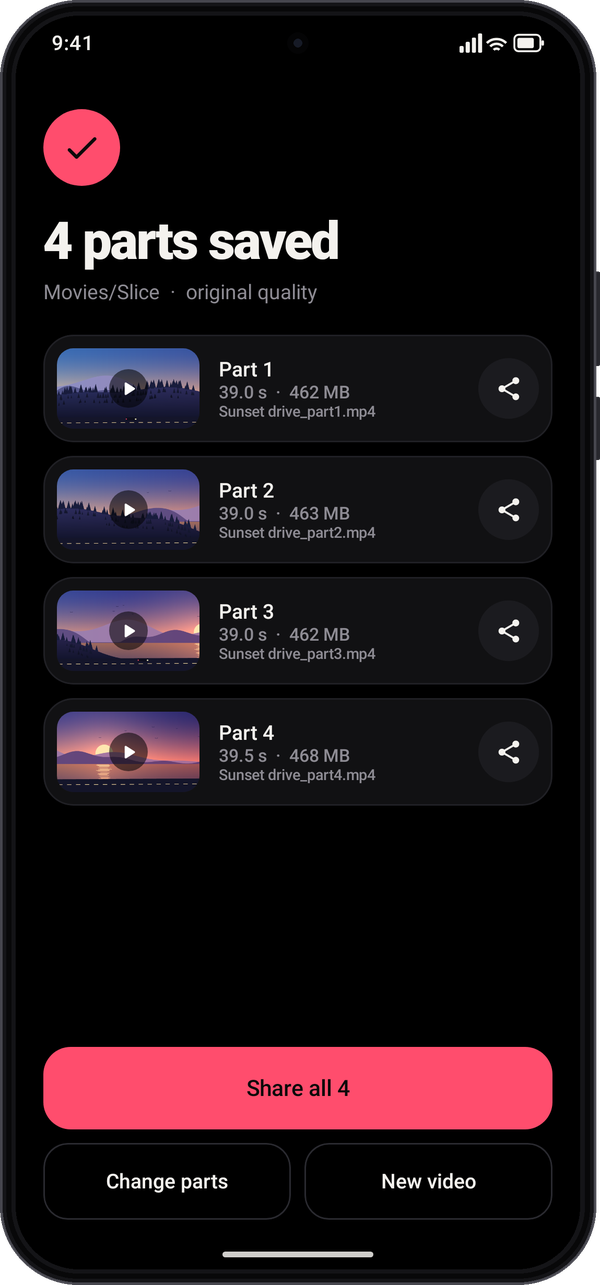
#> input picture docs/screens/done.png, 600 x 1285 px, found by its file name
$ python -i make_art.py   (imports and definitions only)
#> lines starting #> are read from the running program, lines starting #| are printed output that depends on the picture; after the words box and inside, x2 and y2 are one past the last pixel; in counts of white or black regions, pixels touching at a corner belong together
"""Builds the README artwork from the rendered app screens.

1. Render the real screens (Robolectric, no phone needed):
   ./gradlew :app:testDebugUnitTest --tests '*ReadmeScreenshots*' -Pscreenshots=docs/screens/raw
2. python docs/tools/make_art.py
   → docs/screens/*.png (framed phones) and docs/art/*.png (hero, button, diagrams)

Uses Inter if found (set SLICE_FONT to a .ttf to choose), else Segoe UI.
"""
import math, os
from PIL import Image, ImageDraw, ImageFilter, ImageFont

ROOT = os.path.dirname(os.path.dirname(os.path.dirname(os.path.abspath(__file__))))
RAW = os.path.join(ROOT, "docs", "screens", "raw")
SCREENS = os.path.join(ROOT, "docs", "screens")
ART = os.path.join(ROOT, "docs", "art")
# [1 line not run here, left out]

BG = (11, 11, 13)
SURF = (22, 22, 26)
SURF2 = (36, 36, 42)
LINE = (52, 52, 60)
TEXT = (244, 242, 238)
MUTED = (142, 140, 148)
ACC = (255, 77, 109)
ACC_DIM = (122, 38, 56)
WARN = (255, 193, 69)

# [5 lines that did not run here, left out]

S = 2  # draw at 2x, scale down at the end for smooth edges


def font(size, weight=400):
    f = ImageFont.truetype(FONT_PATH, int(size * S))
    try:
        f.set_variation_by_axes([min(32, max(14, size / 2)), weight])
    except Exception:
        if weight >= 600 and "segoeui" in FONT_PATH.lower():
            f = ImageFont.truetype(FONT_PATH.replace("segoeui.ttf", "segoeuib.ttf"), int(size * S))
    return f


class Art:
    def __init__(self, w, h, bg=BG):
        self.w, self.h = w, h
        self.im = Image.new("RGBA", (w * S, h * S), bg + (255,) if len(bg) == 3 else bg)
        self.d = ImageDraw.Draw(self.im)

    def rr(self, x0, y0, x1, y1, r, fill=None, outline=None, width=1):
        self.d.rounded_rectangle([x0 * S, y0 * S, x1 * S, y1 * S], r * S, fill=fill, outline=outline, width=int(width * S))

    # [13 lines left out: function line, not called in this run]

    def circle(self, cx, cy, r, fill=None, outline=None, width=1):
        self.d.ellipse([(cx - r) * S, (cy - r) * S, (cx + r) * S, (cy + r) * S], fill=fill, outline=outline, width=int(width * S))

    def poly(self, pts, fill):
        self.d.polygon([(x * S, y * S) for x, y in pts], fill=fill)

    def text(self, x, y, s, f, fill, anchor="la"):
        self.d.text((x * S, y * S), s, font=f, fill=fill, anchor=anchor)
        return self.d.textlength(s, font=f) / S

    def tlen(self, s, f):
        return self.d.textlength(s, font=f) / S

    def arrow(self, x0, y, x1, col, width=3):
        self.line([(x0, y), (x1 - 4, y)], col, width)
        self.poly([(x1, y), (x1 - 14, y - 8), (x1 - 14, y + 8)], col)

    def paste(self, img, x, y):
        self.im.alpha_composite(img.resize((img.width * S, img.height * S), Image.LANCZOS) if S != 1 else img, (int(x * S), int(y * S)))

    # [10 lines left out: functions save, glow, not called in this run]


# ------------------------------------------------------------------ phone frames

def phone(name, width):
    """A screen in a phone body: dark frame, thin edge, punch-hole camera, side buttons."""
    scr = Image.open(os.path.join(RAW, name + ".png")).convert("RGBA")
    sw, sh = scr.size
    pad, r_body, r_scr = 30, 150, 120
    W, H = sw + 2 * pad + 8, sh + 2 * pad
    im = Image.new("RGBA", (W, H), (0, 0, 0, 0))
    d = ImageDraw.Draw(im)
    # side buttons
    d.rounded_rectangle([W - 10, 520, W, 700], 4, fill=(40, 40, 46))
    d.rounded_rectangle([W - 10, 760, W, 880], 4, fill=(40, 40, 46))
    d.rounded_rectangle([0, 0, W - 8, H - 1], r_body, fill=(20, 20, 23), outline=(70, 70, 78), width=5)
    d.rounded_rectangle([12, 12, W - 20, H - 13], r_body - 12, outline=(8, 8, 9), width=10)
    mask = Image.new("L", (sw, sh), 0)
    ImageDraw.Draw(mask).rounded_rectangle([0, 0, sw - 1, sh - 1], r_scr, fill=255)
    im.paste(scr, (pad, pad), mask)
    cx, cy = pad + sw // 2, pad + 52
    d.ellipse([cx - 20, cy - 20, cx + 20, cy + 20], fill=(4, 4, 5))
    d.ellipse([cx - 8, cy - 8, cx + 8, cy + 8], fill=(22, 26, 38))
    h = round(H * width / W)
    return im.resize((width, h), Image.LANCZOS)


def with_shadow(img, blur=30, alpha=150, dy=24):
    pad = blur * 2
    out = Image.new("RGBA", (img.width + 2 * pad, img.height + 2 * pad + dy), (0, 0, 0, 0))
    sh = Image.new("RGBA", out.size, (0, 0, 0, 0))
    a = img.split()[3].point(lambda v: v * alpha // 255)
    sh.paste((0, 0, 0, 255), (pad, pad + dy), a)
    out.alpha_composite(sh.filter(ImageFilter.GaussianBlur(blur)))
    out.alpha_composite(img, (pad, pad))
    return out, pad


# [2 lines not run here, left out]


# ------------------------------------------------------------------ logo (same geometry as the launcher icon)

# [18 lines left out: function logo, not called in this run]


# [1 line not run here, left out]


# ------------------------------------------------------------------ hero

hero = Art(2000, 1040)
# [3 lines not run here, left out]
# [1 line that did not run here, left out]
# [1 line that did not run here, left out]
# [1 line not run here, left out]
# [1 line that did not run here, left out]
# [2 lines not run here, left out]
# [1 line that did not run here, left out]
msg = "Every frame is copied as it is. Nothing is re-compressed."
# [1 line that did not run here, left out]
# [3 lines not run here, left out]
# [1 line that did not run here, left out]
x = 120
# [5 lines not run here, left out]

# [1 line that did not run here, left out]
back_r, _ = with_shadow(phone("done", 372), blur=26, alpha=170)
#> call 2 of phone, with name = 'done', width = 372
#> in phone, scr is the input picture: PIL image 600x1285 RGBA; mean R, G, B, A 30.2, 19, 23.6, 251.9
#> in phone (call 2), `im = Image.new("RGBA", (W, H), (0, 0, 0, 0))`: im: PIL image 668x1345 RGBA; every value is 0
#> in phone (call 2), `mask = Image.new("L", (sw, sh), 0)`: mask: PIL image 600x1285 L; every value is 0
#> in phone (call 2), `ImageDraw.Draw(mask).rounded_rectangle([0, 0, sw - 1, sh - 1], r_scr, ..`:
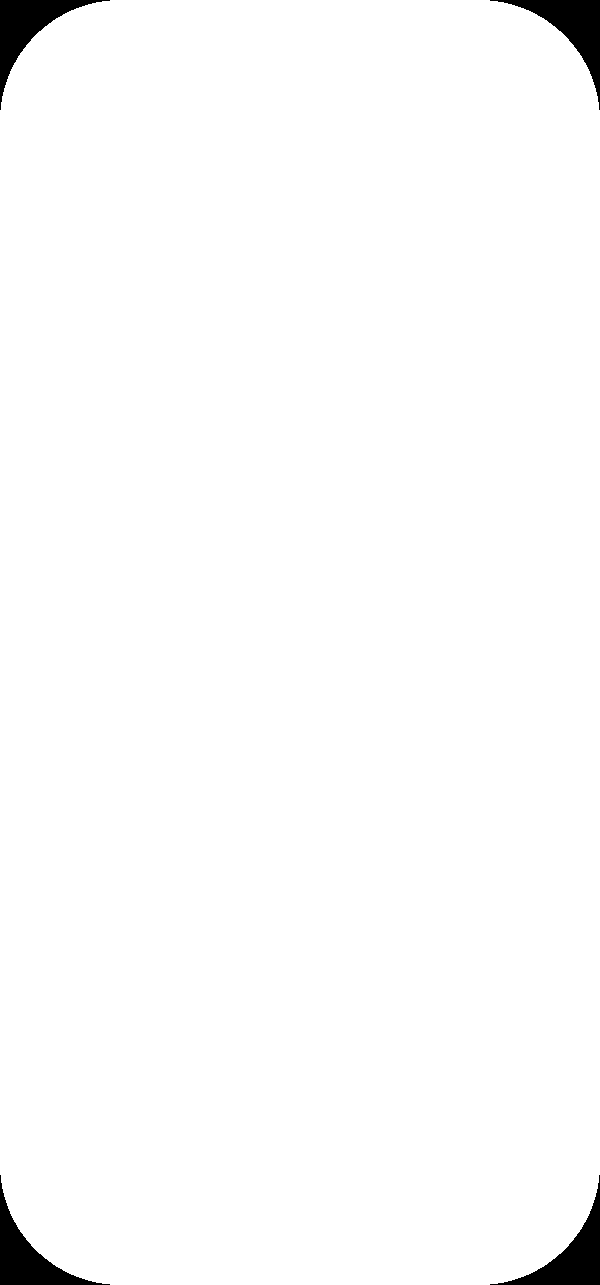
#> mask: PIL image 600x1285 L; 98.4% white; 4 black regions, box (x1, y1, x2, y2) and area: (0, 0, 110, 110) 3125, (490, 0, 600, 110) 3125, (0, 1175, 110, 1285) 3125, (490, 1175, 600, 1285) 3125
#> in phone (call 2), `return im.resize((width, h), Image.LANCZOS)`:
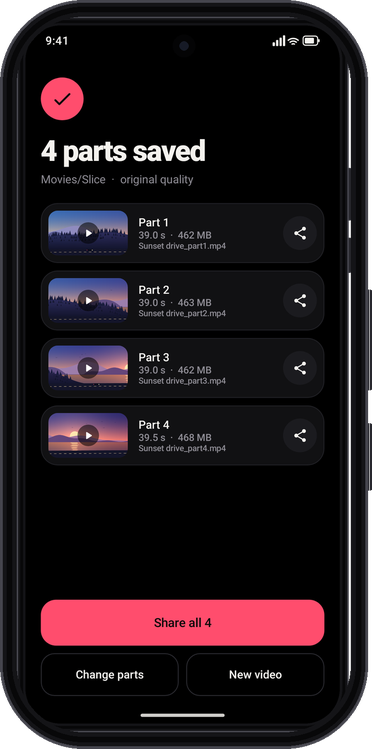
#> returned value: PIL image 372x749 RGBA; mean R, G, B, A 29.1, 19.4, 24, 246.3; transparent parts drawn white
#> in with_shadow, `pad = blur * 2`: pad = 52
#> in with_shadow, `out = Image.new("RGBA", (img.width + 2 * pad, img.height + 2 * pad + d..`: out: PIL image 476x877 RGBA; every value is 0
front, fpad = with_shadow(phone("parts", 420), blur=34, alpha=200)
#> call 3 of phone, with name = 'parts', width = 420
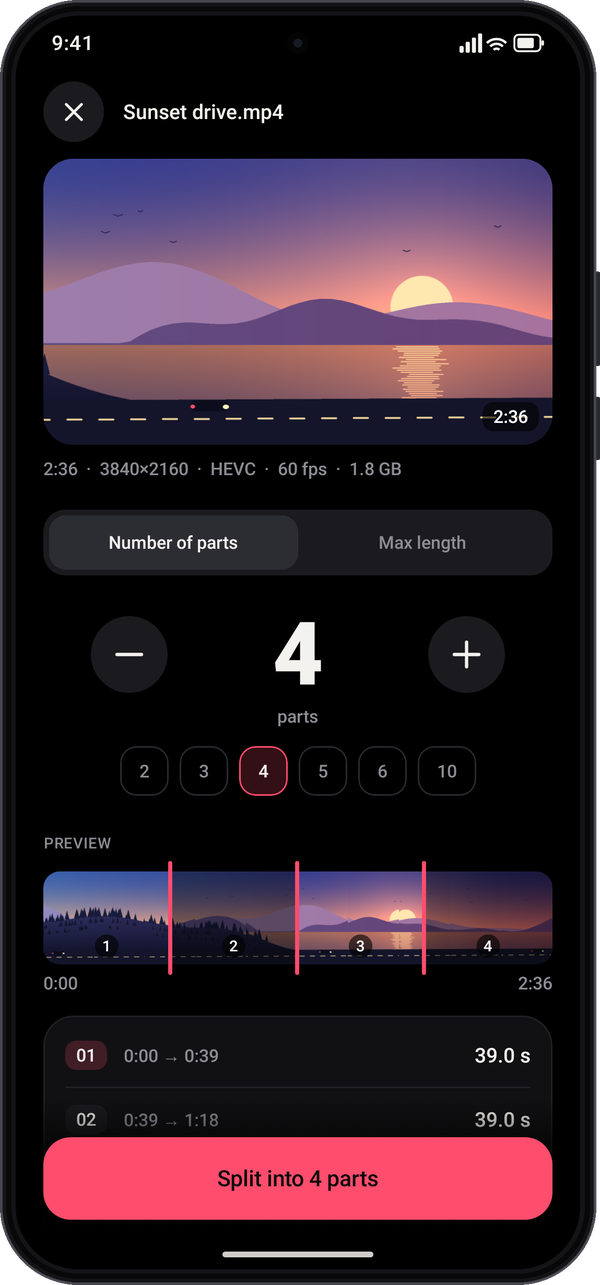
#> input picture docs/screens/parts.png, 600 x 1285 px, found by its file name
#> in phone, scr is the input picture: PIL image 600x1285 RGBA; mean R, G, B, A 48.6, 31.8, 41.6, 251.9
#> in phone (call 3), `im.paste(scr, (pad, pad), mask)`:
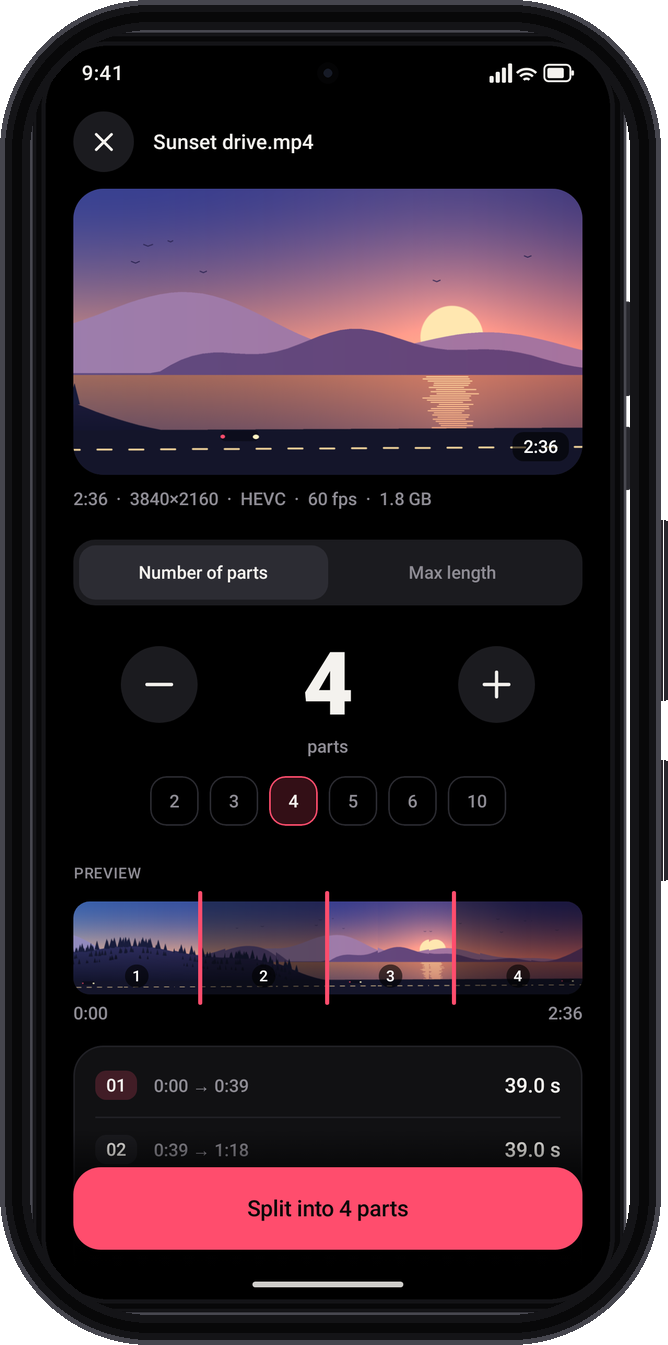
#> im: PIL image 668x1345 RGBA; mean R, G, B, A 44.5, 30.2, 38.9, 246.4; transparent parts drawn white
#> call 2 of with_shadow, with blur = 34, alpha = 200, dy = 24
#> in with_shadow (call 2), `pad = blur * 2`: pad = 68
#> in with_shadow (call 2), `out = Image.new("RGBA", (img.width + 2 * pad, img.height + 2 * pad + d..`: out: PIL image 556x1006 RGBA; every value is 0
#> in with_shadow (call 2), `out.alpha_composite(img, (pad, pad))`:
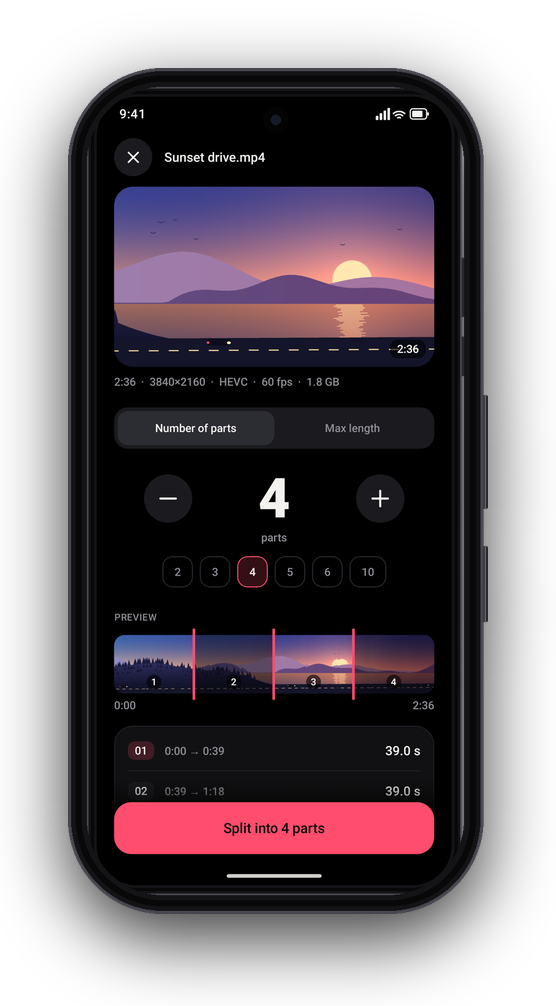
#> out: PIL image 556x1006 RGBA; mean R, G, B, A 28.3, 19.2, 24.8, 169; transparent parts drawn white
#> fpad = 68
# [4 lines not run here, left out]


# ------------------------------------------------------------------ download button

btn = Art(820, 150, (0, 0, 0, 0))
#> in __init__ (call 2), `self.im = Image.new("RGBA", (w * S, h * S), bg + (255,) if len(bg) == ..`: self.im: PIL image 1640x300 RGBA; every value is 0
# [1 line not run here, left out]
cx, cy = 92, 75
# [7 lines not run here, left out]


# ------------------------------------------------------------------ re-encode vs copy

cmp_ = Art(1800, 820)
# [1 line that did not run here, left out]
# [1 line that did not run here, left out]
# [1 line that did not run here, left out]


# [24 lines left out: function lane, not called in this run]


# [5 lines not run here, left out]


# ------------------------------------------------------------------ keyframes diagram

kf = Art(1800, 700)
N, fw, gap, x0, y0, fh = 46, 30, 6, 75, 250, 120
keys = [0, 6, 13, 19, 25, 32, 38, 44]
total = N * (fw + gap) - gap
X = lambda i: x0 + i * (fw + gap)
# [5 lines not run here, left out]
# [1 line that did not run here, left out]
# [1 line that did not run here, left out]
ideal = [total / 3, 2 * total / 3]
cuts = []
# [14 lines not run here, left out]
bounds = [0] + cuts + [N]
fps_frames = 46 / 3  # pretend the strip is 3 seconds per part
# [4 lines not run here, left out]
ly = 625
# [7 lines not run here, left out]

>>> from PIL import Image
>>> picture = Image.open('../screens/done.png')
>>> result = with_shadow(picture)
#> call 3 of with_shadow, with blur = 30, alpha = 150, dy = 24
#> in with_shadow (call 3), `out = Image.new("RGBA", (img.width + 2 * pad, img.height + 2 * pad + d..`: out: PIL image 720x1429 RGBA; every value is 0
#> in with_shadow (call 3), `sh.paste((0, 0, 0, 255), (pad, pad + dy), a)`:
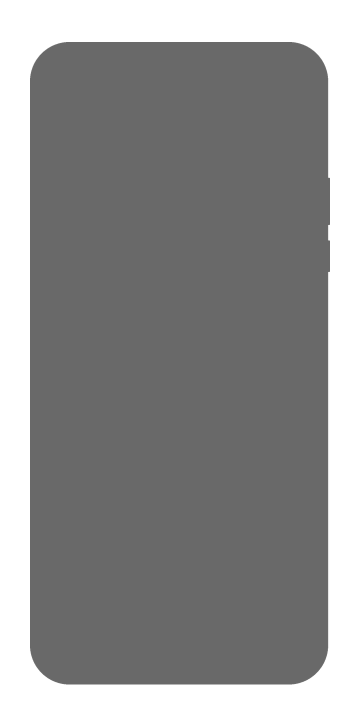
#> sh: PIL image 720x1429 RGBA (shown at 1/2 size); mean R, G, B, A 0, 0, 0, 111; transparent parts drawn white
#> in with_shadow (call 3), `out.alpha_composite(img, (pad, pad))`:
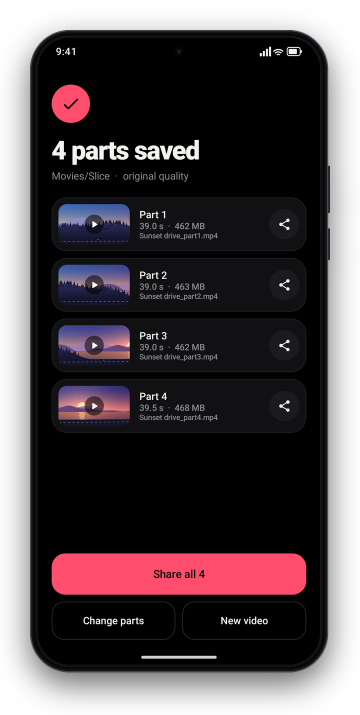
#> out: PIL image 720x1429 RGBA (shown at 1/2 size); mean R, G, B, A 22.6, 14.1, 17.6, 195.7; transparent parts drawn white
